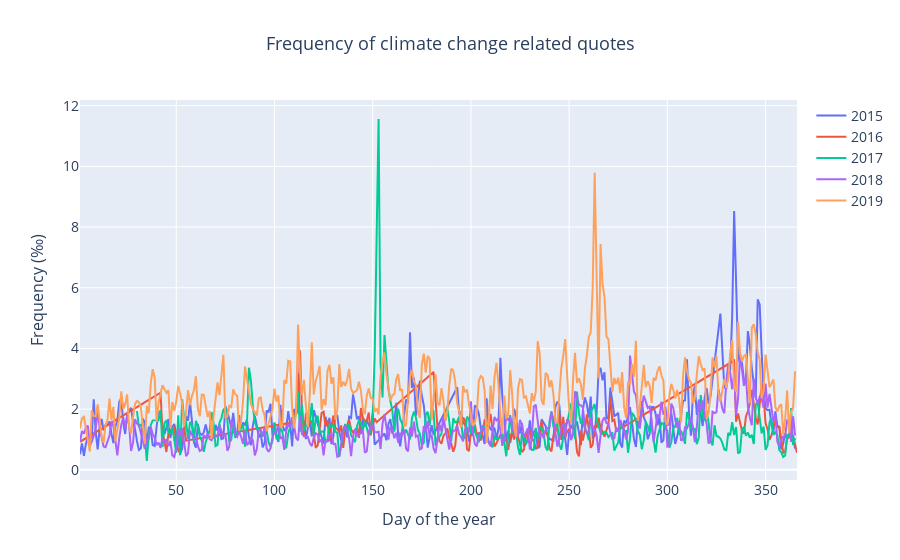

Notebook cell for this chart:
### Code cell
years = [2015, 2016, 2017, 2018, 2019]
fig = go.Figure()
for year in years:
    data = group_by_day[group_by_day['year'] == year]
    fig.add_trace(go.Scatter(x=data['day'], y=data['frequency_per_thousand'], mode='lines', name=f'{year}'))

fig.update_xaxes(title_text='Day of the year', title_font_size=16, tickfont_size=14)
fig.update_yaxes(title_text='Frequency (‰)', title_font_size=16, tickfont_size=14)
fig.update_layout(title='Frequency of climate change related quotes', title_x=0.5, title_font_size=18,
legend_font_size=14)

#fig.write_html('Frequency_by_day.html')
fig.show()

### Figure 1 — Plotly figure (JSON) as saved in the notebook; plotly's stock layout.template omitted (floating-point values rounded to 4 significant figures; data arrays with more than 128 entries replaced by an {"elided": "..."} marker saying what was removed)
{"data": [{"mode": "lines", "name": "2015", "type": "scatter", "x": {"elided": "341 int values"}, "y": {"elided": "341 float values"}}, {"mode": "lines", "name": "2016", "type": "scatter", "x": {"elided": "186 int values"}, "y": {"elided": "186 float values"}}, {"mode": "lines", "name": "2017", "type": "scatter", "x": {"elided": "334 int values"}, "y": {"elided": "334 float values"}}, {"mode": "lines", "name": "2018", "type": "scatter", "x": {"elided": "365 int values"}, "y": {"elided": "365 float values"}}, {"mode": "lines", "name": "2019", "type": "scatter", "x": {"elided": "365 int values"}, "y": {"elided": "365 float values"}}], "layout": {"legend": {"font": {"size": 14}}, "title": {"font": {"size": 18}, "text": "Frequency of climate change related quotes", "x": 0.5}, "xaxis": {"tickfont": {"size": 14}, "title": {"font": {"size": 16}, "text": "Day of the year"}}, "yaxis": {"tickfont": {"size": 14}, "title": {"font": {"size": 16}, "text": "Frequency (‰)"}}}}
